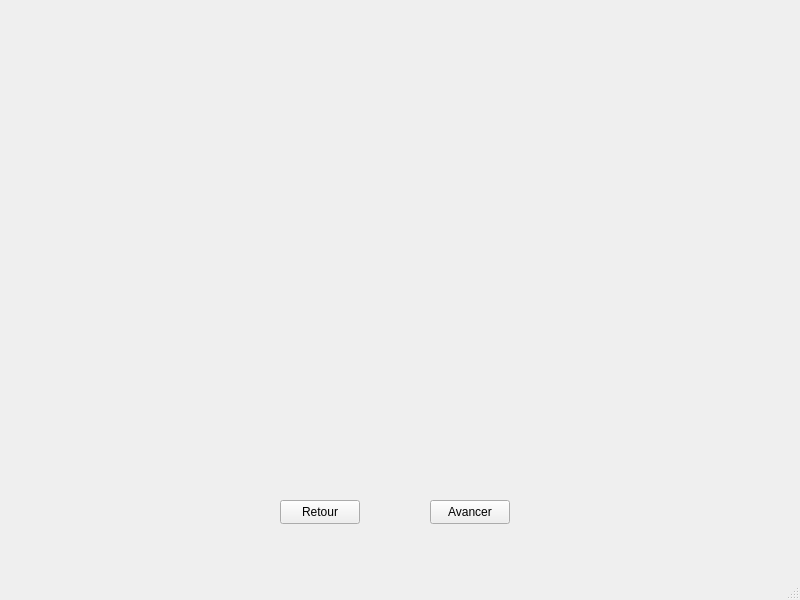
<?xml version="1.0" encoding="UTF-8"?>
<ui version="4.0">
 <class>MainWindow</class>
 <widget class="QMainWindow" name="MainWindow">
  <property name="geometry">
   <rect>
    <x>0</x>
    <y>0</y>
    <width>800</width>
    <height>600</height>
   </rect>
  </property>
  <property name="windowTitle">
   <string>MainWindow</string>
  </property>
  <widget class="QWidget" name="centralwidget">
   <widget class="QPushButton" name="Retour">
    <property name="geometry">
     <rect>
      <x>280</x>
      <y>500</y>
      <width>80</width>
      <height>24</height>
     </rect>
    </property>
    <property name="text">
     <string>Retour</string>
    </property>
   </widget>
   <widget class="QPushButton" name="Avancer">
    <property name="geometry">
     <rect>
      <x>430</x>
      <y>500</y>
      <width>80</width>
      <height>24</height>
     </rect>
    </property>
    <property name="text">
     <string>Avancer</string>
    </property>
   </widget>
   <widget class="QLabel" name="label">
    <property name="geometry">
     <rect>
      <x>10</x>
      <y>10</y>
      <width>781</width>
      <height>481</height>
     </rect>
    </property>
    <property name="text">
     <string/>
    </property>
   </widget>
  </widget>
  <widget class="QMenuBar" name="menubar">
   <property name="geometry">
    <rect>
     <x>0</x>
     <y>0</y>
     <width>800</width>
     <height>21</height>
    </rect>
   </property>
  </widget>
  <widget class="QStatusBar" name="statusbar"/>
 </widget>
 <resources/>
 <connections/>
</ui>
